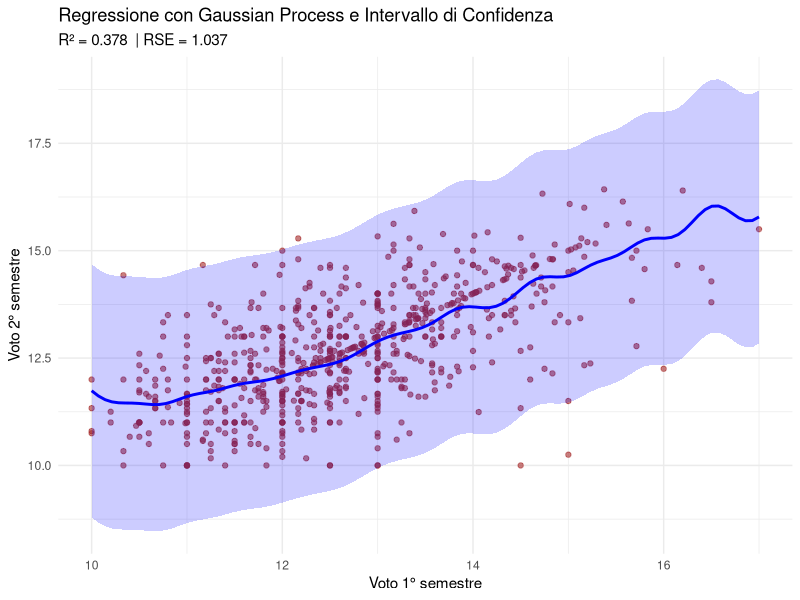
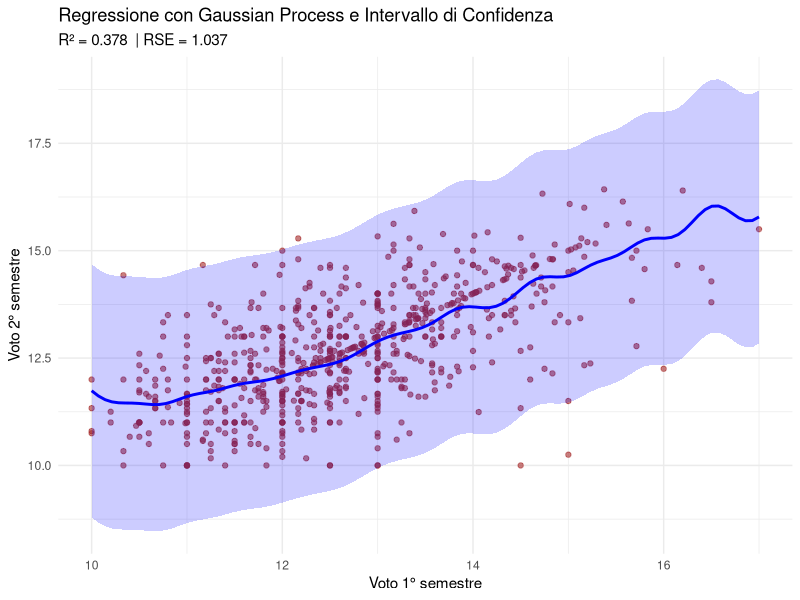

The R source for these figures, in order:
## ---- chunk 1
# Librerie
if(!require(kernlab)) install.packages("kernlab", dependencies = TRUE)
if(!require(ggplot2)) install.packages("ggplot2", dependencies = TRUE)
if(!require(here)) install.packages("here", dependencies = TRUE)
if(!require(dplyr)) install.packages("dplyr", dependencies = TRUE)

library(kernlab)
library(ggplot2)
library(here)
library(dplyr)

# Caricamento del dataset
df <- read.csv(here("dataset/data_aggregated.csv"), sep = ",", header = TRUE, check.names = TRUE)

# Rimuovere le righe con voto 0 in uno dei due semestri
df_filtered <- subset(df, Curricular_units_1st_sem_.grade. > 0 & Curricular_units_2nd_sem_.grade. > 0)

# Selezione Variabile
X <- df_filtered$Curricular_units_1st_sem_.grade.
y <- df_filtered$Curricular_units_2nd_sem_.grade.
data <- data.frame(X, y)

# Divisione del dataset in training (80%) e test (20%)
set.seed(42)
train_idx <- sample(1:nrow(data), 0.8 * nrow(data))
train_data <- data[train_idx, ]
test_data <- data[-train_idx, ]

# Creazione del modello Gaussian Process: Kernel RBF
gpr_model <- gausspr(y ~ X, data = train_data, kernel = "rbfdot")

# Predizioni
y_pred_test <- predict(gpr_model, test_data)

# Calcolo di R^2
ss_total <- sum((test_data$y - mean(test_data$y))^2)
ss_residual <- sum((test_data$y - y_pred_test)^2)
R2 <- 1 - (ss_residual / ss_total)

# Calcolo di RSE
n <- nrow(test_data)
p <- 1  # Una variabile indipendente
RSE <- sqrt(ss_residual / (n - p - 1))

# Predizione per il grafico
X_seq <- seq(min(test_data$X), max(test_data$X), length.out = 100)
pred_data <- data.frame(X = X_seq)
y_pred <- predict(gpr_model, pred_data)

# Creazione intervallo di confidenza
sigma <- sd(y_pred - mean(y_pred))
y_pred_lower <- y_pred - 1.96 * sigma
y_pred_upper <- y_pred + 1.96 * sigma

# Creazione grafico
plot_gpr <- ggplot() +
  geom_point(aes(x = test_data$X, y = test_data$y), color = "brown", alpha = 0.6) +
  geom_line(aes(x = X_seq, y = y_pred), color = "blue", size = 1) + 
  geom_ribbon(aes(x = X_seq, ymin = y_pred_lower, ymax = y_pred_upper), fill = "blue", alpha = 0.2) +
  labs(title = "Regressione con Gaussian Process e Intervallo di Confidenza",
       subtitle = paste("R² =", round(R2, 3), " | RSE =", round(RSE, 3)),
       x = "Voto 1° semestre",
       y = "Voto 2° semestre") +
  theme_minimal()

# Salvataggio Grafico in PDF
pdf("grafici/gpr_confidence_plot.pdf", width = 8, height = 6)
print(plot_gpr)
dev.off()

# Stampa risultati
print(plot_gpr)
cat("R²:", round(R2, 3), "\n")
cat("RSE:", round(RSE, 3), "\n")
